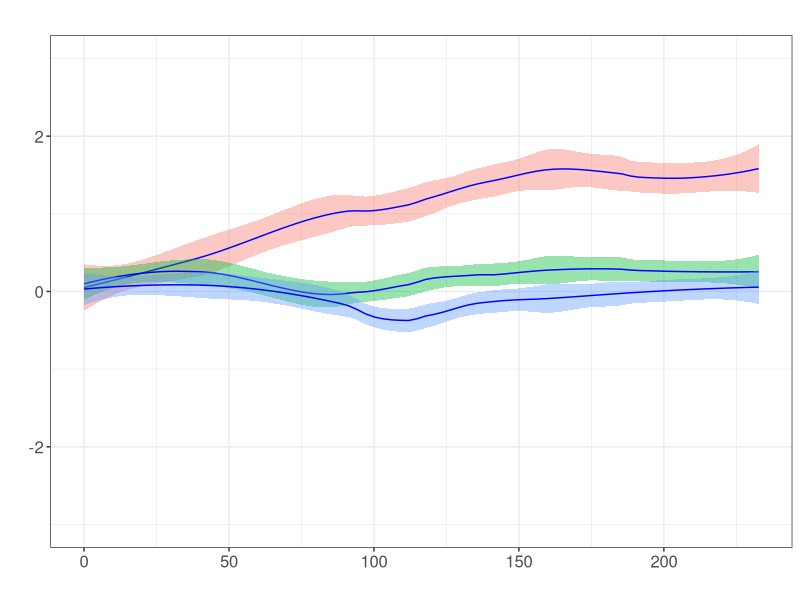

Write the R code that produced this figure. (Note: this script raises an error after producing the figure.)
#=====================================================================================================
# Supp. Figure 3BC: Single-cell-derived SKMEL5 sublines 03,04,08 response and  
# fraction of control in Subclones, 01, 07 and 10 in idling state
# concentration used: 8uM PLX4720
# Scatterplot of untreated proliferation rates of sublines with their drug-treated growth rates
#=====================================================================================================
#=====================================================================================================
library(gplots)
require(ggplot2)

setwd("~/Paudel_et_al_2016/SourceData") # Set the working directory;
# Set the output for plots
output <- paste0(substr(getwd(), 1, (nchar(getwd())-nchar("SourceData"))), "Figures") 
fig = "Supp.Fig3" # Which figure is this in paper?
output = paste0(output, "/", fig)

#=====================================================================================================
# Read experimental data
#=====================================================================================================

data <- read.csv("SKMEL5_Subclones030408_Population_Level.csv", header=T, sep=",")
data <- data[(data$conc %in% c(8)),]
data <- subset(data, data$Time <= 250)

#=====================================================================================================
# Plot the responses of single-cell-derived subclones
#=====================================================================================================

ggplot(data = data, aes(x=data$Time, y=data$nl2, col=CellLine)) +
  theme_bw()+ 
  geom_smooth(span=.45, aes(fill=CellLine),data=data, method = "loess", size=.5, level=0.95, col="blue")+ 
  scale_colour_manual(values=c("black", "black", "black")) + ylim(-3, 3)+
  theme(legend.position="none") +
  ggtitle("")+ labs(x="", y="") +
  theme(axis.text=element_text(size=12))+theme(text = element_text(size=12)) +
  ggsave("SKMEL5 Subclones_030408 + 8uM PLX4720.pdf", path=output, width=3, height=3.5)

#=====================================================================================================
# Read experimental data for subclones idling state in SC01, SC07 and SC10
# That idling is not due to cell confluency
#=====================================================================================================

data <- read.csv("SKMEL5_Subclones_Fraction_of_control_idling_state.csv", header=T, sep=",")
pdf(paste0(output,"/","Fraction of control_idling_subclones.pdf"), width=3.5, height=3.5)
boxplot(fCont~CellLine, data=data, ylim=c(0,1))
dev.off()

#=====================================================================================================

#=====================================================================================================

data <- read.csv("SKMEL5_Subclones030408_Population_Level.csv", header=T, sep=",")
data <- data[(data$conc %in% c(0,8)),]
data <- subset(data, data$Time ==208.5317)
dn = data.frame()
for(i in unique(data$CellLine)){
  temp = subset(data, data$CellLine==i)
  for(j in unique(temp$rep)){
    t = subset(temp, temp$rep==j)
    t$rel = t$Cell.Nucleus/t$Cell.Nucleus[t$conc==0]
    dn = rbind(dn, t)
  }
}
dn = subset(dn, dn$conc==8)
pdf(paste0(output, "/SKMEL5_SC030408_idling_state_cell_fraction.pdf"), height=4, width=3)
par(ps = 8, cex = 1, cex.axis = 1)
boxplot(rel~CellLine, data=dn, ylim=c(0,1.), main="", xlab="")
dev.off()
